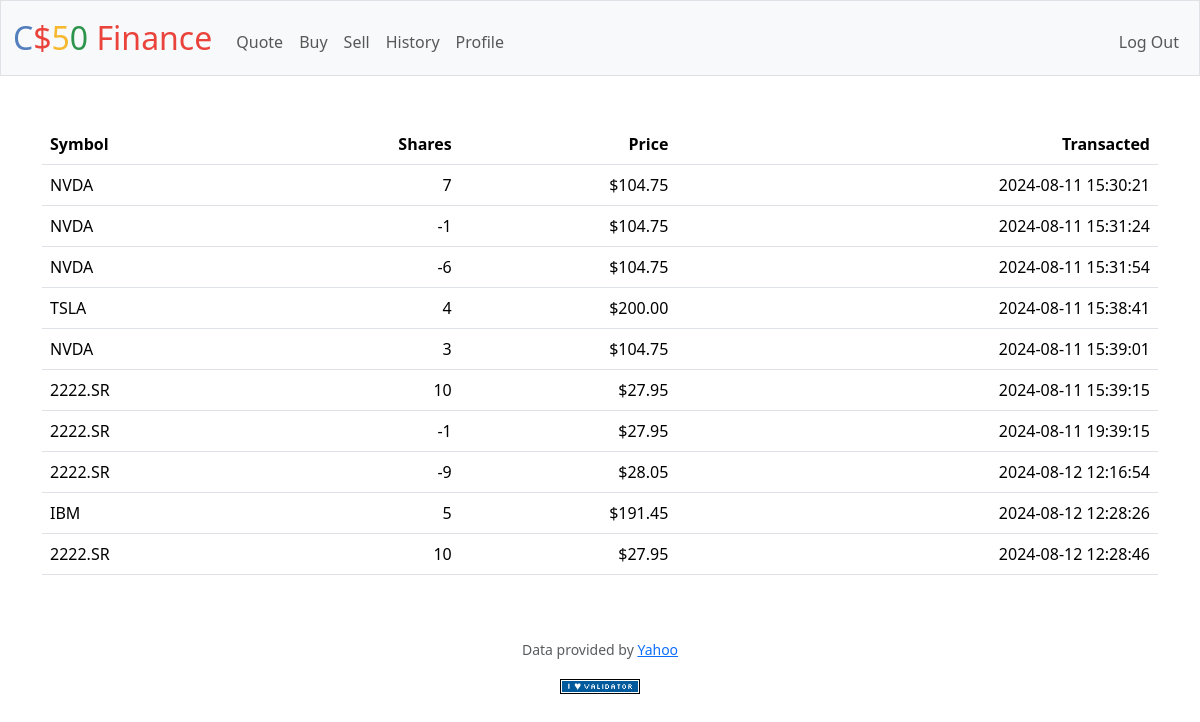
The app's page /history (signed in) with its own data.
### tables this page shows
CREATE TABLE trades (
  id INTEGER PRIMARY KEY AUTOINCREMENT,
  user_id INTEGER REFERENCES users(id),
  symbol TEXT,
  shares INTEGER,  -- Positive for buy, negative for sell
  price REAL,
  time DATETIME DEFAULT CURRENT_TIMESTAMP
);

### app.py (the view)
@app.route("/history")
@login_required
def history():
    history = db.execute(
        "SELECT symbol, shares, price, time FROM trades WHERE user_id = ?;",
        session["user_id"],
    )
    return render_template("history.html", history=history)

### app.py (called while the page is built)
@app.after_request
def after_request(response):
    response.headers["Cache-Control"] = "no-cache, no-store, must-revalidate"
    response.headers["Expires"] = 0
    response.headers["Pragma"] = "no-cache"
    return response

### helpers.py (called while the page is built)
def login_required(f):
    @wraps(f)
    def decorated_function(*args, **kwargs):
        if session.get("user_id") is None:
            return redirect("/login")
        return f(*args, **kwargs)
    return decorated_function

def usd(value):
    return f"${value:,.2f}"

### templates/history.html
{% extends "layout.html" %} {% block title %}History {% endblock%} {%block main%}
<table class="table">
  <thead>
    <tr>
      <th class="text-start">Symbol</th>
      <th class="text-end">Shares</th>
      <th class="text-end">Price</th>
      <th class="text-end">Transacted</th>
    </tr>
  </thead>
  <tbody>
    {% for trade in history %}
    <tr>
      <td class="text-start">{{trade.symbol}}</td>
      <td class="text-end">{{trade.shares}}</td>
      <td class="text-end">{{trade.price | usd}}</td>
      <td class="text-end">{{trade.time}}</td>
    </tr>
    {% endfor %}
  </tbody>
</table>
{% endblock %}

### templates/layout.html (shortened to what this page needs)
<!DOCTYPE html>
<html lang="en">
  <head>
    <link
      href="https://cdn.jsdelivr.net/npm/bootstrap@5.3.3/dist/css/bootstrap.min.css"
      rel="stylesheet"
    />
    <link href="/static/styles.css" rel="stylesheet" />
  </head>
  <body>
    <nav class="bg-light border navbar navbar-expand-md navbar-light">
      <div class="container-fluid">
        <a class="navbar-brand" href="/"><span class="blue">C</span><span class="red">$</span><span class="yellow">5</span><span class="green">0</span> <span class="red">Finance</span></a>
        <div class="collapse navbar-collapse" id="navbar">
          {% if session["user_id"] %}
          <ul class="navbar-nav me-auto mt-2">
            <li class="nav-item"><a class="nav-link" href="/quote">Quote</a></li>
            <li class="nav-item"><a class="nav-link" href="/buy">Buy</a></li>
            <li class="nav-item"><a class="nav-link" href="/sell">Sell</a></li>
            <li class="nav-item"><a class="nav-link" href="/history">History</a></li>
            <li class="nav-item"><a class="nav-link" href="/profile">Profile</a></li>
          </ul>
          <ul class="navbar-nav ms-auto mt-2">
            <li class="nav-item"><a class="nav-link" href="/logout">Log Out</a></li>
          </ul>
          {% else %}
          <ul class="navbar-nav ms-auto mt-2">
            <li class="nav-item"><a class="nav-link" href="/register">Register</a></li>
            <li class="nav-item"><a class="nav-link" href="/login">Log In</a></li>
          </ul>
          {% endif %}
        </div>
      </div>
    </nav>
    <main class="container py-5 text-center">{% block main %}{% endblock %}</main>
    <footer class="mb-5">
      <p class="mb-3 small text-center text-muted">Data provided by <a href="https://finance.yahoo.com/">Yahoo</a></p>
      <form action="https://validator.w3.org/check" class="text-center" enctype="multipart/form-data" method="post" target="_blank">
        <input alt="Validate" src="/static/I_heart_validator.png" type="image" />
      </form>
    </footer>
  </body>
</html>

### static/styles.css (style rules this page uses)
nav .navbar-brand { font-size: xx-large; }
nav .navbar-brand .blue { color: #537fbe; }
nav .navbar-brand .red { color: #ea433b; }
nav .navbar-brand .yellow { color: #f5b82e; }
nav .navbar-brand .green { color: #2e944b; }

### records on screen
trades: symbol "NVDA", shares "7", price "$104.75", time "2024-08-11 15:30:21"
trades: symbol "NVDA", shares "-1", price "$104.75", time "2024-08-11 15:31:24"
trades: symbol "NVDA", shares "-6", price "$104.75", time "2024-08-11 15:31:54"
trades: symbol "TSLA", shares "4", price "$200.00", time "2024-08-11 15:38:41"
trades: symbol "NVDA", shares "3", price "$104.75", time "2024-08-11 15:39:01"
trades: symbol "2222.SR", shares "10", price "$27.95", time "2024-08-11 15:39:15"
trades: symbol "2222.SR", shares "-1", price "$27.95", time "2024-08-11 19:39:15"
trades: symbol "2222.SR", shares "-9", price "$28.05", time "2024-08-12 12:16:54"
trades: symbol "IBM", shares "5", price "$191.45", time "2024-08-12 12:28:26"
trades: symbol "2222.SR", shares "10", price "$27.95", time "2024-08-12 12:28:46"
